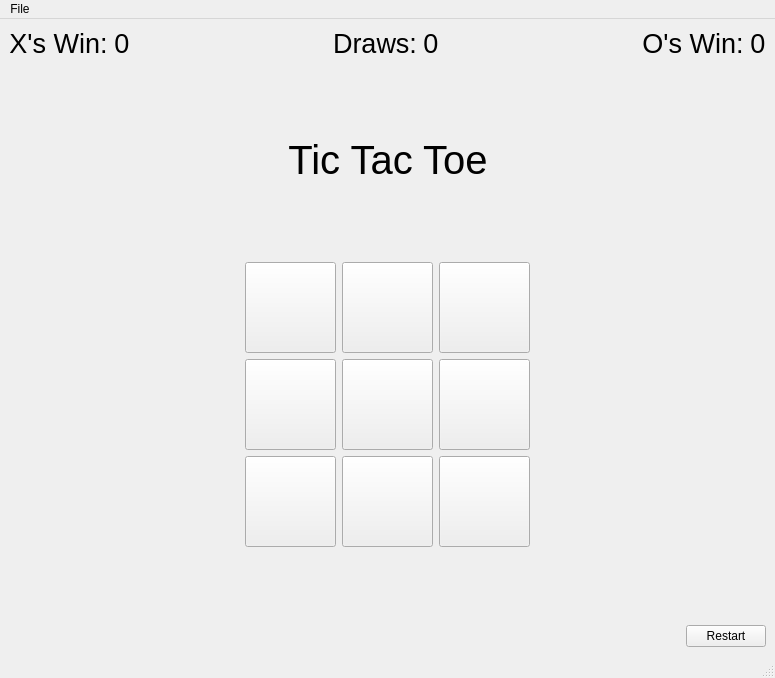
<?xml version="1.0" encoding="UTF-8"?>
<ui version="4.0">
 <class>MainWindow</class>
 <widget class="QMainWindow" name="MainWindow">
  <property name="geometry">
   <rect>
    <x>0</x>
    <y>0</y>
    <width>775</width>
    <height>678</height>
   </rect>
  </property>
  <property name="windowTitle">
   <string>MainWindow</string>
  </property>
  <widget class="QWidget" name="centralwidget">
   <layout class="QGridLayout" name="gridLayout_2">
    <item row="0" column="0">
     <layout class="QVBoxLayout" name="verticalLayout">
      <item>
       <layout class="QHBoxLayout" name="horizontalLayout_6">
        <item>
         <layout class="QHBoxLayout" name="horizontalLayout_4">
          <item>
           <widget class="QLabel" name="firstPlayerLabel">
            <property name="font">
             <font>
              <pointsize>20</pointsize>
             </font>
            </property>
            <property name="text">
             <string>X's Win:</string>
            </property>
            <property name="alignment">
             <set>Qt::AlignCenter</set>
            </property>
           </widget>
          </item>
          <item>
           <widget class="QLabel" name="firstScoreLabel">
            <property name="font">
             <font>
              <pointsize>20</pointsize>
             </font>
            </property>
            <property name="text">
             <string>0</string>
            </property>
            <property name="alignment">
             <set>Qt::AlignCenter</set>
            </property>
           </widget>
          </item>
         </layout>
        </item>
        <item>
         <spacer name="horizontalSpacer_3">
          <property name="orientation">
           <enum>Qt::Horizontal</enum>
          </property>
          <property name="sizeHint" stdset="0">
           <size>
            <width>40</width>
            <height>20</height>
           </size>
          </property>
         </spacer>
        </item>
        <item>
         <layout class="QHBoxLayout" name="horizontalLayout_5">
          <item>
           <widget class="QLabel" name="drawLabel">
            <property name="font">
             <font>
              <pointsize>20</pointsize>
             </font>
            </property>
            <property name="text">
             <string>Draws:</string>
            </property>
            <property name="alignment">
             <set>Qt::AlignCenter</set>
            </property>
           </widget>
          </item>
          <item>
           <widget class="QLabel" name="drawScoreLabel">
            <property name="font">
             <font>
              <pointsize>20</pointsize>
             </font>
            </property>
            <property name="text">
             <string>0</string>
            </property>
            <property name="alignment">
             <set>Qt::AlignCenter</set>
            </property>
           </widget>
          </item>
         </layout>
        </item>
        <item>
         <spacer name="horizontalSpacer_4">
          <property name="orientation">
           <enum>Qt::Horizontal</enum>
          </property>
          <property name="sizeHint" stdset="0">
           <size>
            <width>40</width>
            <height>20</height>
           </size>
          </property>
         </spacer>
        </item>
        <item>
         <layout class="QHBoxLayout" name="horizontalLayout_3">
          <item>
           <widget class="QLabel" name="secondPlayerLabel">
            <property name="font">
             <font>
              <pointsize>20</pointsize>
             </font>
            </property>
            <property name="text">
             <string>O's Win:</string>
            </property>
            <property name="alignment">
             <set>Qt::AlignCenter</set>
            </property>
           </widget>
          </item>
          <item>
           <widget class="QLabel" name="secondScoreLabel">
            <property name="font">
             <font>
              <pointsize>20</pointsize>
             </font>
            </property>
            <property name="text">
             <string>0</string>
            </property>
            <property name="alignment">
             <set>Qt::AlignCenter</set>
            </property>
           </widget>
          </item>
         </layout>
        </item>
       </layout>
      </item>
      <item>
       <spacer name="verticalSpacer_3">
        <property name="orientation">
         <enum>Qt::Vertical</enum>
        </property>
        <property name="sizeHint" stdset="0">
         <size>
          <width>20</width>
          <height>40</height>
         </size>
        </property>
       </spacer>
      </item>
      <item>
       <layout class="QHBoxLayout" name="horizontalLayout_7">
        <item>
         <spacer name="horizontalSpacer_6">
          <property name="orientation">
           <enum>Qt::Horizontal</enum>
          </property>
          <property name="sizeHint" stdset="0">
           <size>
            <width>40</width>
            <height>20</height>
           </size>
          </property>
         </spacer>
        </item>
        <item>
         <widget class="QLabel" name="resultsLabel">
          <property name="font">
           <font>
            <pointsize>30</pointsize>
           </font>
          </property>
          <property name="text">
           <string>Tic Tac Toe</string>
          </property>
          <property name="alignment">
           <set>Qt::AlignCenter</set>
          </property>
         </widget>
        </item>
        <item>
         <spacer name="horizontalSpacer_7">
          <property name="orientation">
           <enum>Qt::Horizontal</enum>
          </property>
          <property name="sizeHint" stdset="0">
           <size>
            <width>40</width>
            <height>20</height>
           </size>
          </property>
         </spacer>
        </item>
       </layout>
      </item>
      <item>
       <spacer name="verticalSpacer">
        <property name="orientation">
         <enum>Qt::Vertical</enum>
        </property>
        <property name="sizeHint" stdset="0">
         <size>
          <width>20</width>
          <height>40</height>
         </size>
        </property>
       </spacer>
      </item>
      <item>
       <layout class="QHBoxLayout" name="horizontalLayout">
        <item>
         <spacer name="horizontalSpacer">
          <property name="orientation">
           <enum>Qt::Horizontal</enum>
          </property>
          <property name="sizeHint" stdset="0">
           <size>
            <width>40</width>
            <height>20</height>
           </size>
          </property>
         </spacer>
        </item>
        <item>
         <layout class="QGridLayout" name="gridLayout">
          <item row="0" column="0">
           <widget class="QPushButton" name="one">
            <property name="sizePolicy">
             <sizepolicy hsizetype="Fixed" vsizetype="Fixed">
              <horstretch>0</horstretch>
              <verstretch>0</verstretch>
             </sizepolicy>
            </property>
            <property name="minimumSize">
             <size>
              <width>91</width>
              <height>91</height>
             </size>
            </property>
            <property name="maximumSize">
             <size>
              <width>91</width>
              <height>91</height>
             </size>
            </property>
            <property name="baseSize">
             <size>
              <width>91</width>
              <height>91</height>
             </size>
            </property>
            <property name="font">
             <font>
              <pointsize>50</pointsize>
             </font>
            </property>
            <property name="text">
             <string/>
            </property>
            <property name="iconSize">
             <size>
              <width>16</width>
              <height>16</height>
             </size>
            </property>
           </widget>
          </item>
          <item row="0" column="1">
           <widget class="QPushButton" name="two">
            <property name="sizePolicy">
             <sizepolicy hsizetype="Fixed" vsizetype="Fixed">
              <horstretch>0</horstretch>
              <verstretch>0</verstretch>
             </sizepolicy>
            </property>
            <property name="minimumSize">
             <size>
              <width>91</width>
              <height>91</height>
             </size>
            </property>
            <property name="maximumSize">
             <size>
              <width>91</width>
              <height>91</height>
             </size>
            </property>
            <property name="font">
             <font>
              <pointsize>50</pointsize>
             </font>
            </property>
            <property name="text">
             <string/>
            </property>
           </widget>
          </item>
          <item row="0" column="2">
           <widget class="QPushButton" name="three">
            <property name="minimumSize">
             <size>
              <width>91</width>
              <height>91</height>
             </size>
            </property>
            <property name="maximumSize">
             <size>
              <width>91</width>
              <height>91</height>
             </size>
            </property>
            <property name="font">
             <font>
              <pointsize>50</pointsize>
             </font>
            </property>
            <property name="text">
             <string/>
            </property>
           </widget>
          </item>
          <item row="1" column="0">
           <widget class="QPushButton" name="four">
            <property name="minimumSize">
             <size>
              <width>91</width>
              <height>91</height>
             </size>
            </property>
            <property name="maximumSize">
             <size>
              <width>91</width>
              <height>91</height>
             </size>
            </property>
            <property name="font">
             <font>
              <pointsize>50</pointsize>
             </font>
            </property>
            <property name="text">
             <string/>
            </property>
           </widget>
          </item>
          <item row="1" column="1">
           <widget class="QPushButton" name="five">
            <property name="minimumSize">
             <size>
              <width>91</width>
              <height>91</height>
             </size>
            </property>
            <property name="maximumSize">
             <size>
              <width>91</width>
              <height>91</height>
             </size>
            </property>
            <property name="font">
             <font>
              <pointsize>50</pointsize>
             </font>
            </property>
            <property name="text">
             <string/>
            </property>
           </widget>
          </item>
          <item row="1" column="2">
           <widget class="QPushButton" name="six">
            <property name="minimumSize">
             <size>
              <width>91</width>
              <height>91</height>
             </size>
            </property>
            <property name="maximumSize">
             <size>
              <width>91</width>
              <height>91</height>
             </size>
            </property>
            <property name="font">
             <font>
              <pointsize>50</pointsize>
             </font>
            </property>
            <property name="text">
             <string/>
            </property>
           </widget>
          </item>
          <item row="2" column="0">
           <widget class="QPushButton" name="seven">
            <property name="minimumSize">
             <size>
              <width>91</width>
              <height>91</height>
             </size>
            </property>
            <property name="maximumSize">
             <size>
              <width>91</width>
              <height>91</height>
             </size>
            </property>
            <property name="font">
             <font>
              <pointsize>50</pointsize>
             </font>
            </property>
            <property name="text">
             <string/>
            </property>
           </widget>
          </item>
          <item row="2" column="1">
           <widget class="QPushButton" name="eight">
            <property name="minimumSize">
             <size>
              <width>91</width>
              <height>91</height>
             </size>
            </property>
            <property name="maximumSize">
             <size>
              <width>91</width>
              <height>91</height>
             </size>
            </property>
            <property name="font">
             <font>
              <pointsize>50</pointsize>
             </font>
            </property>
            <property name="text">
             <string/>
            </property>
           </widget>
          </item>
          <item row="2" column="2">
           <widget class="QPushButton" name="nine">
            <property name="minimumSize">
             <size>
              <width>91</width>
              <height>91</height>
             </size>
            </property>
            <property name="maximumSize">
             <size>
              <width>91</width>
              <height>91</height>
             </size>
            </property>
            <property name="font">
             <font>
              <pointsize>50</pointsize>
             </font>
            </property>
            <property name="text">
             <string/>
            </property>
           </widget>
          </item>
         </layout>
        </item>
        <item>
         <spacer name="horizontalSpacer_2">
          <property name="orientation">
           <enum>Qt::Horizontal</enum>
          </property>
          <property name="sizeHint" stdset="0">
           <size>
            <width>40</width>
            <height>20</height>
           </size>
          </property>
         </spacer>
        </item>
       </layout>
      </item>
      <item>
       <spacer name="verticalSpacer_2">
        <property name="orientation">
         <enum>Qt::Vertical</enum>
        </property>
        <property name="sizeHint" stdset="0">
         <size>
          <width>20</width>
          <height>40</height>
         </size>
        </property>
       </spacer>
      </item>
      <item>
       <layout class="QHBoxLayout" name="horizontalLayout_2">
        <item>
         <spacer name="horizontalSpacer_5">
          <property name="orientation">
           <enum>Qt::Horizontal</enum>
          </property>
          <property name="sizeHint" stdset="0">
           <size>
            <width>40</width>
            <height>20</height>
           </size>
          </property>
         </spacer>
        </item>
        <item>
         <widget class="QPushButton" name="restartButton">
          <property name="text">
           <string>Restart</string>
          </property>
         </widget>
        </item>
       </layout>
      </item>
     </layout>
    </item>
   </layout>
  </widget>
  <widget class="QMenuBar" name="menubar">
   <property name="geometry">
    <rect>
     <x>0</x>
     <y>0</y>
     <width>775</width>
     <height>22</height>
    </rect>
   </property>
   <property name="nativeMenuBar">
    <bool>false</bool>
   </property>
   <widget class="QMenu" name="menuPreferences">
    <property name="title">
     <string>File</string>
    </property>
    <addaction name="actionPreferences"/>
    <addaction name="separator"/>
    <addaction name="actionRestart"/>
    <addaction name="separator"/>
   </widget>
   <addaction name="menuPreferences"/>
  </widget>
  <widget class="QStatusBar" name="statusbar"/>
  <action name="actionPreferences">
   <property name="text">
    <string>Preferences</string>
   </property>
  </action>
  <action name="actionRestart">
   <property name="text">
    <string>Restart</string>
   </property>
  </action>
 </widget>
 <resources>
  <include location="TCubedResources.qrc"/>
 </resources>
 <connections/>
</ui>
